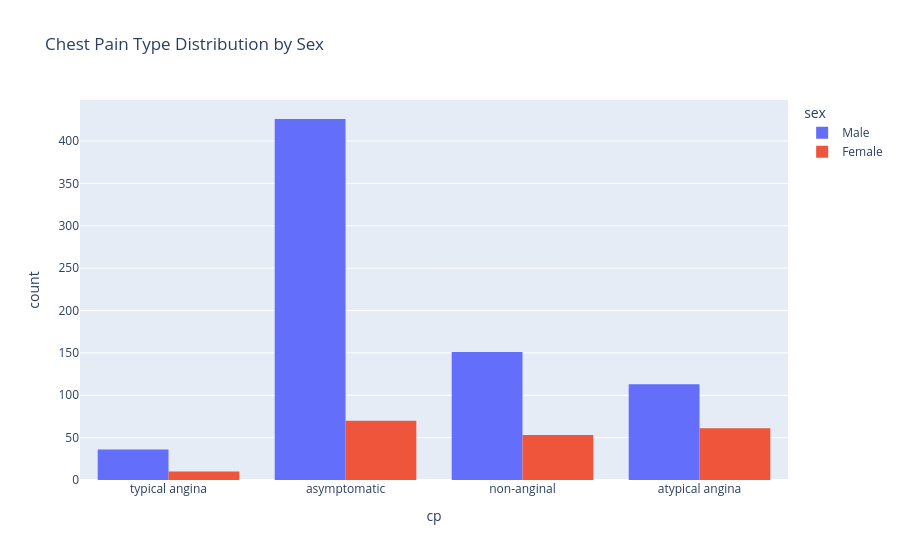

The notebook cell saved with this chart:
### Code cell
# count plot of cp column group by sex column
fig = px.histogram(data_frame=Hd_df, x='cp', color='sex', barmode='group', title='Chest Pain Type Distribution by Sex')
fig.show()

### Figure 1 — Plotly figure (JSON) as saved in the notebook; plotly's stock layout.template omitted (floating-point values rounded to 4 significant figures; data arrays with more than 128 entries replaced by an {"elided": "..."} marker saying what was removed)
{"data": [{"alignmentgroup": "True", "bingroup": "x", "hovertemplate": "sex=Male<br>cp=%{x}<br>count=%{y}<extra></extra>", "legendgroup": "Male", "marker": {"color": "#636efa", "pattern": {"shape": ""}}, "name": "Male", "offsetgroup": "Male", "orientation": "v", "showlegend": true, "type": "histogram", "x": {"elided": "726 str values"}, "xaxis": "x", "yaxis": "y"}, {"alignmentgroup": "True", "bingroup": "x", "hovertemplate": "sex=Female<br>cp=%{x}<br>count=%{y}<extra></extra>", "legendgroup": "Female", "marker": {"color": "#EF553B", "pattern": {"shape": ""}}, "name": "Female", "offsetgroup": "Female", "orientation": "v", "showlegend": true, "type": "histogram", "x": {"elided": "194 str values"}, "xaxis": "x", "yaxis": "y"}], "layout": {"barmode": "group", "legend": {"title": {"text": "sex"}, "tracegroupgap": 0}, "title": {"text": "Chest Pain Type Distribution by Sex"}, "xaxis": {"anchor": "y", "domain": [0, 1], "title": {"text": "cp"}}, "yaxis": {"anchor": "x", "domain": [0, 1], "title": {"text": "count"}}}}
